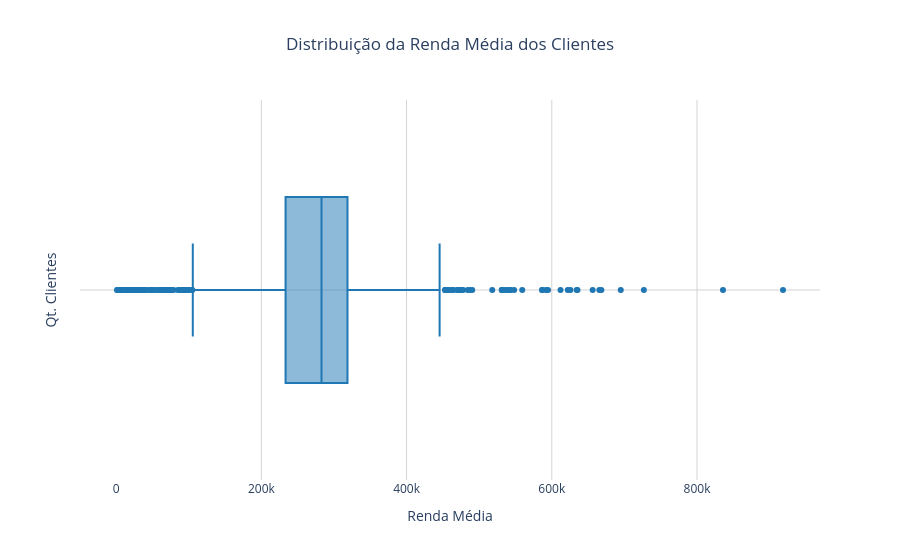

The code cell stored with this chart in its notebook:
### Code cell
fig = px.box(
    df_renda_media_clientes,
    x='renda_mes_anterior_medio',
    title='Distribuição da Renda Média dos Clientes',
    labels={
        'renda_mes_anterior_medio': 'Renda Média',
        'count': 'Quantidade de Clientes'
    },
    color_discrete_sequence=['#1f77b4']
)

fig.update_layout(
    bargap=0.1,
    title_x=0.5,
    plot_bgcolor='white',
    xaxis=dict(showgrid=True, gridcolor='lightgray'),
    yaxis=dict(
        title='Qt. Clientes',
        showgrid=True,
        gridcolor='lightgray')
)

fig.show()

### Figure 1 — Plotly figure (JSON) as saved in the notebook; plotly's stock layout.template omitted (floating-point values rounded to 4 significant figures; data arrays with more than 128 entries replaced by an {"elided": "..."} marker saying what was removed)
{"data": [{"alignmentgroup": "True", "hovertemplate": "Renda Média=%{x}<extra></extra>", "legendgroup": "", "marker": {"color": "#1f77b4"}, "name": "", "notched": false, "offsetgroup": "", "orientation": "h", "showlegend": false, "type": "box", "x": {"elided": "1336 float values"}, "x0": " ", "xaxis": "x", "y0": " ", "yaxis": "y"}], "layout": {"bargap": 0.1, "boxmode": "group", "legend": {"tracegroupgap": 0}, "plot_bgcolor": "white", "title": {"text": "Distribuição da Renda Média dos Clientes", "x": 0.5}, "xaxis": {"anchor": "y", "domain": [0, 1], "gridcolor": "lightgray", "showgrid": true, "title": {"text": "Renda Média"}}, "yaxis": {"anchor": "x", "domain": [0, 1], "gridcolor": "lightgray", "showgrid": true, "title": {"text": "Qt. Clientes"}}}}
